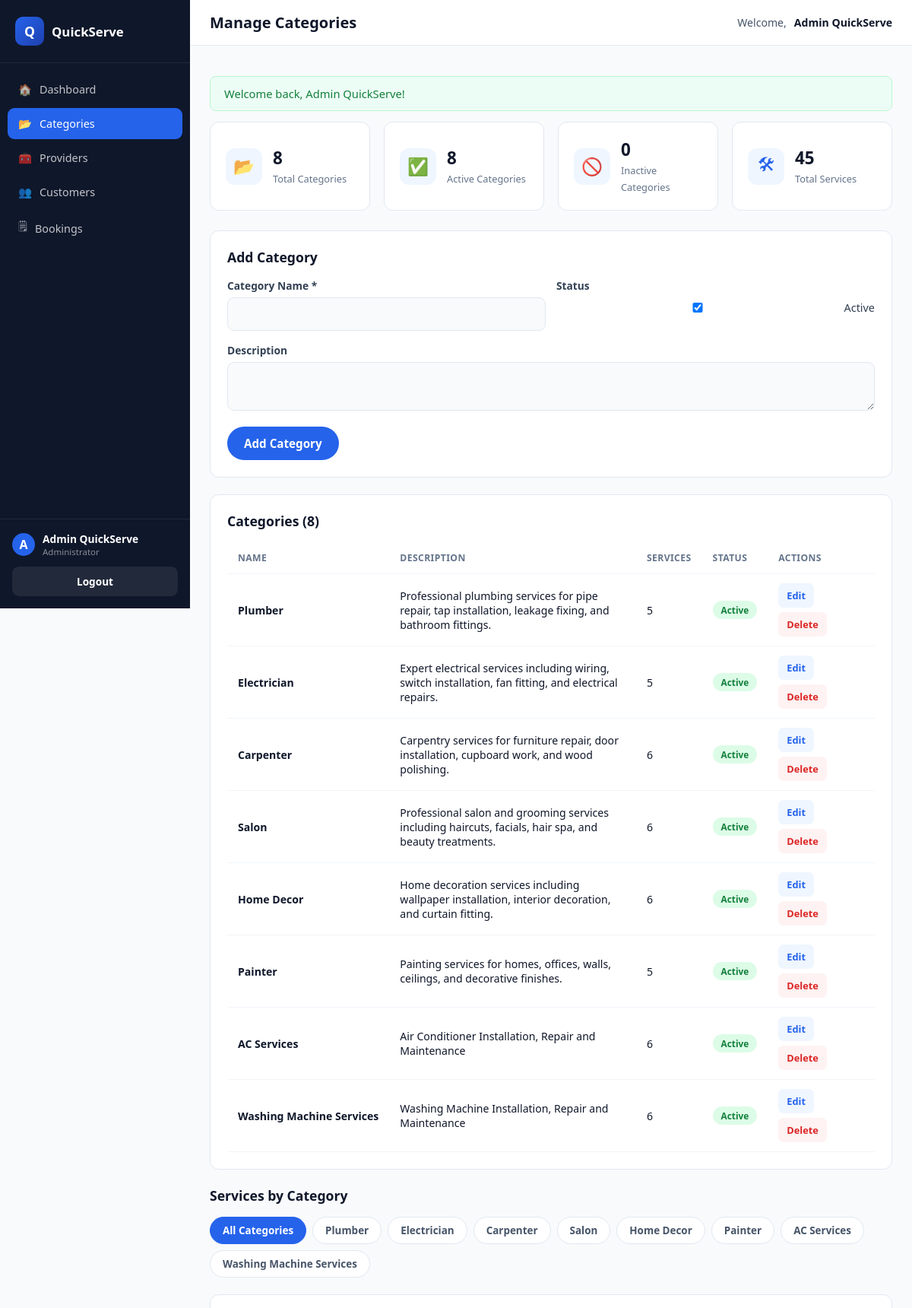
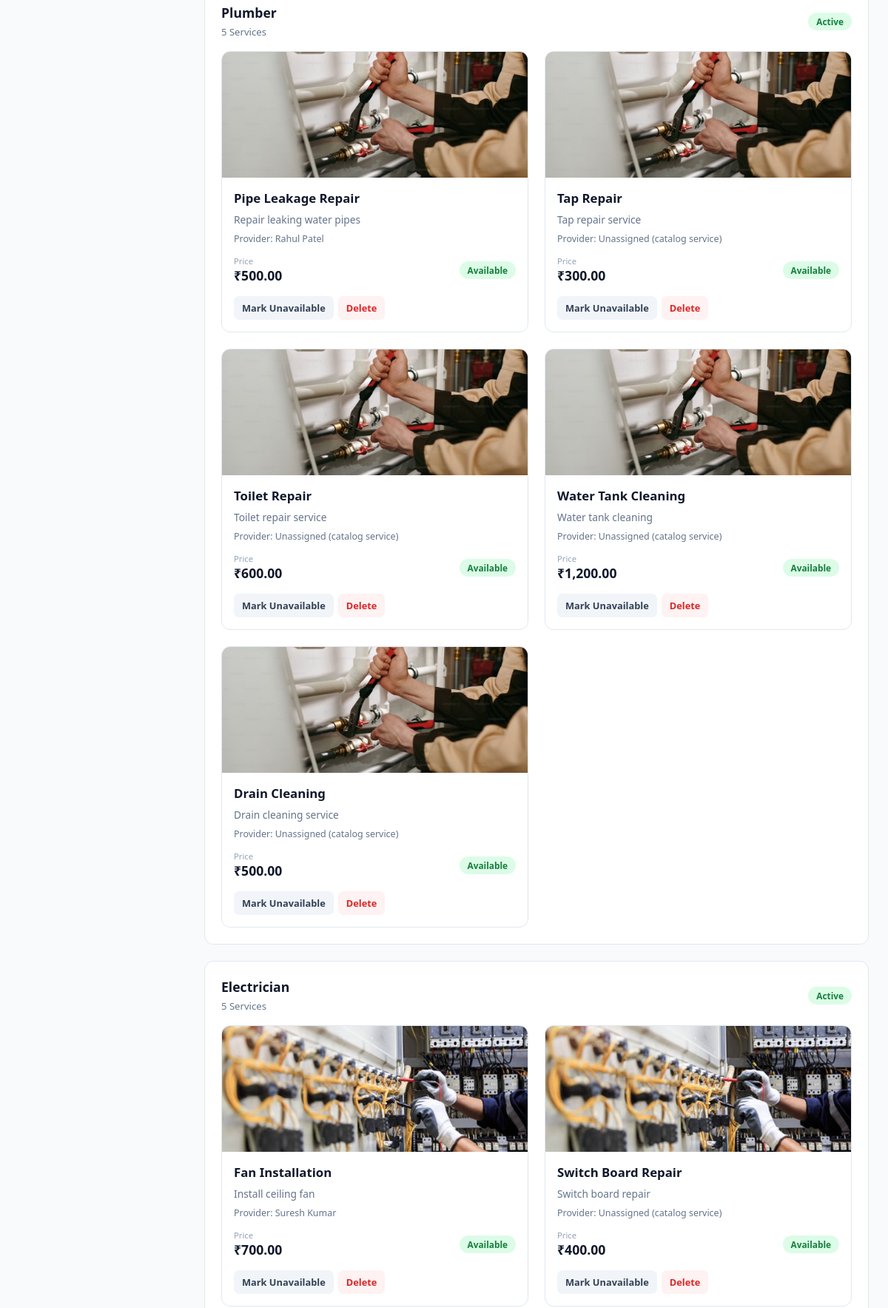
The app's page /admin/categories.php (signed in, upper part) with its own data (2 pictures, top to bottom).
### tables this page shows
CREATE TABLE `categories` (
  `id` int(11) NOT NULL,
  `category_name` varchar(100) NOT NULL,
  `description` text DEFAULT NULL,
  `status` tinyint(1) DEFAULT 1,
  `image` varchar(255) DEFAULT NULL,
  `created_at` datetime DEFAULT NULL,
  `updated_at` datetime DEFAULT NULL
);

CREATE TABLE `services` (
  `id` int(11) NOT NULL,
  `provider_id` int(11) DEFAULT NULL,
  `category_id` int(11) DEFAULT NULL,
  `service_name` varchar(150) NOT NULL,
  `description` text DEFAULT NULL,
  `price` decimal(10,2) DEFAULT NULL,
  `duration` varchar(50) DEFAULT NULL,
  `service_image` varchar(255) DEFAULT NULL,
  `is_available` tinyint(1) DEFAULT 1,
  `created_at` datetime DEFAULT NULL,
  `updated_at` datetime DEFAULT NULL
);

CREATE TABLE `providers` (
  `id` int(11) NOT NULL,
  `full_name` varchar(100) NOT NULL,
  `email` varchar(150) NOT NULL,
  `password` varchar(255) NOT NULL,
  `phone` varchar(15) DEFAULT NULL,
  `category_id` int(11) DEFAULT NULL,
  `experience` int(11) DEFAULT NULL,
  `address` varchar(255) DEFAULT NULL,
  `profile_image` varchar(255) DEFAULT NULL,
  `aadhaar_number` varchar(20) DEFAULT NULL,
  `is_approved` tinyint(1) DEFAULT 0,
  `status` tinyint(1) DEFAULT 1,
  `created_at` datetime DEFAULT NULL,
  `updated_at` datetime DEFAULT NULL
);

### admin/categories.php (the view, shortened to what this page needs)
<?php
require_once __DIR__ . '/../includes/functions.php';
$editCategory = null;
$categories = $pdo->query(
    "SELECT c.*, (SELECT COUNT(*) FROM services s WHERE s.category_id = c.id) AS service_count
     FROM categories c ORDER BY c.id ASC"
)->fetchAll();
$totalCategories = count($categories);
$activeCategories = count(array_filter($categories, fn($c) => (int) $c['status'] === 1));
$inactiveCategories = $totalCategories - $activeCategories;
$totalServices = (int) $pdo->query("SELECT COUNT(*) FROM services")->fetchColumn();
$categoryFilter = trim($_GET['filter'] ?? '');
$allServices = $pdo->query(
    "SELECT s.*, c.category_name, p.full_name AS provider_name
     FROM services s
     LEFT JOIN categories c ON c.id = s.category_id
     LEFT JOIN providers p ON p.id = s.provider_id
     ORDER BY s.category_id ASC, s.id ASC"
)->fetchAll();
$servicesByCategory = [];
foreach ($allServices as $svc) {
    $servicesByCategory[(int) $svc['category_id']][] = $svc;
}
require __DIR__ . '/../includes/dash_shell_top.php';
?>
<div class="stat-grid">
  <div class="stat-card"><div class="stat-icon">📂</div><div><strong><?php echo $totalCategories; ?></strong><span>Total Categories</span></div></div>
  <div class="stat-card"><div class="stat-icon">✅</div><div><strong><?php echo $activeCategories; ?></strong><span>Active Categories</span></div></div>
  <div class="stat-card"><div class="stat-icon">🚫</div><div><strong><?php echo $inactiveCategories; ?></strong><span>Inactive Categories</span></div></div>
  <div class="stat-card"><div class="stat-icon">🛠</div><div><strong><?php echo $totalServices; ?></strong><span>Total Services</span></div></div>
</div>
<div class="card">
  <div class="card-header"><h2><?php echo $editCategory ? 'Edit Category' : 'Add Category'; ?></h2></div>
  <form method="POST" action="">
    <div class="form-row">
      <div class="form-group">
        <label>Category Name *</label>
        <input type="text" name="category_name" value="<?php echo e($editCategory['category_name'] ?? ''); ?>" required>
      </div>
      <div class="form-group">
        <label>Status</label>
        <label style="display:flex;align-items:center;gap:8px;font-weight:500;font-size:0.9rem;margin-top:10px;">
          <input type="checkbox" name="status" <?php echo (!isset($editCategory) || $editCategory['status']) ? 'checked' : ''; ?>> Active
        </label>
      </div>
    </div>
    <div class="form-group">
      <label>Description</label>
      <textarea name="description" rows="2"><?php echo e($editCategory['description'] ?? ''); ?></textarea>
    </div>
    <div style="display:flex;gap:10px;">
      <button type="submit" class="btn btn-primary"><?php echo $editCategory ? 'Update Category' : 'Add Category'; ?></button>
    </div>
  </form>
</div>
<div class="card">
  <div class="card-header"><h2>Categories (<?php echo count($categories); ?>)</h2></div>
  <div class="table-wrap">
    <table class="data-table">
      <thead><tr><th>Name</th><th>Description</th><th>Services</th><th>Status</th><th>Actions</th></tr></thead>
      <tbody>
        <?php foreach ($categories as $cat): ?>
          <tr>
            <td><strong><?php echo e($cat['category_name']); ?></strong></td>
            <td style="white-space:normal;max-width:340px;"><?php echo e($cat['description']); ?></td>
            <td><?php echo (int) $cat['service_count']; ?></td>
            <td><span class="badge badge-<?php echo $cat['status'] ? 'active' : 'inactive'; ?>"><?php echo $cat['status'] ? 'Active' : 'Inactive'; ?></span></td>
            <td>
              <div class="action-btns">
                <a class="icon-btn edit" href="?edit=<?php echo (int) $cat['id']; ?>">Edit</a>
                <form method="POST" style="display:inline;">
                  <button type="submit" class="icon-btn delete" data-confirm="Delete this category? This cannot be undone.">Delete</button>
                </form>
              </div>
            </td>
          </tr>
        <?php endforeach; ?>
      </tbody>
    </table>
  </div>
</div>
<div class="card-header" style="margin-top:6px;"><h2>Services by Category</h2></div>
<div class="filter-bar">
  <a href="?filter=" class="filter-chip <?php echo $categoryFilter === '' ? 'active' : ''; ?>">All Categories</a>
  <?php foreach ($categories as $cat): ?>
    <a href="?filter=<?php echo urlencode($cat['category_name']); ?>" class="filter-chip <?php echo $categoryFilter === $cat['category_name'] ? 'active' : ''; ?>">
      <?php echo e($cat['category_name']); ?>
    </a>
  <?php endforeach; ?>
</div>
<?php foreach ($categories as $cat): ?>
  <?php
    $catServices = $servicesByCategory[(int) $cat['id']] ?? [];
  ?>
  <div class="card">
    <div class="card-header">
      <div>
        <h2 style="margin-bottom:2px;"><?php echo e($cat['category_name']); ?></h2>
        <span style="font-size:0.82rem;color:var(--slate-500);"><?php echo count($catServices); ?> Service<?php echo count($catServices) === 1 ? '' : 's'; ?></span>
      </div>
      <span class="badge badge-<?php echo $cat['status'] ? 'active' : 'inactive'; ?>"><?php echo $cat['status'] ? 'Active' : 'Inactive'; ?></span>
    </div>
    <?php if (!$catServices): ?>
      <div class="empty-state"><div>🛠</div><p>No services have been added to this category yet.</p></div>
    <?php else: ?>
      <div class="services-grid">
        <?php foreach ($catServices as $svc): ?>
          <article class="service-card">
            <div class="service-card-image">
              <img src="<?php echo service_image_url($svc); ?>" alt="<?php echo e($svc['service_name']); ?>">
            </div>
            <div class="service-card-content">
              <h3><?php echo e($svc['service_name']); ?></h3>
              <p class="service-description"><?php echo e($svc['description']); ?></p>
              <p style="margin:0;font-size:0.78rem;color:var(--slate-500);">
                Provider: <?php echo e($svc['provider_name'] ?? 'Unassigned (catalog service)'); ?>
              </p>
              <div class="service-card-bottom">
                <div class="service-price">
                  <small>Price</small>
                  <strong><?php echo money($svc['price']); ?></strong>
                </div>
                <span class="badge badge-<?php echo $svc['is_available'] ? 'active' : 'inactive'; ?>"><?php echo $svc['is_available'] ? 'Available' : 'Unavailable'; ?></span>
              </div>
              <div class="action-btns" style="margin-top:8px;">
                <form method="POST" style="display:inline;">
                  <button type="submit" class="icon-btn"><?php echo $svc['is_available'] ? 'Mark Unavailable' : 'Mark Available'; ?></button>
                </form>
                <form method="POST" style="display:inline;">
                  <button type="submit" class="icon-btn delete" data-confirm="Delete this service? This cannot be undone.">Delete</button>
                </form>
              </div>
            </div>
          </article>
        <?php endforeach; ?>
      </div>
    <?php endif; ?>
  </div>
<?php endforeach; ?>
<?php require __DIR__ . '/../includes/dash_shell_bottom.php'; ?>

### records on screen
categories: category_name "Plumber", description "Professional plumbing services for pipe repair, tap installation, leakage fixing, and bathroom fittings.", service_count "5", status "Active", id "5"
categories: category_name "Electrician", description "Expert electrical services including wiring, switch installation, fan fitting, and electrical repairs.", service_count "5", status "Active", id "5"
categories: category_name "Carpenter", description "Carpentry services for furniture repair, door installation, cupboard work, and wood polishing.", service_count "6", status "Active"
categories: category_name "Salon", description "Professional salon and grooming services including haircuts, facials, hair spa, and beauty treatments.", service_count "6", status "Active"
categories: category_name "Home Decor", description "Home decoration services including wallpaper installation, interior decoration, and curtain fitting.", service_count "6", status "Active"
categories: category_name "Painter", description "Painting services for homes, offices, walls, ceilings, and decorative finishes.", service_count "5", status "Active"
categories: category_name "AC Services", description "Air Conditioner Installation, Repair and Maintenance", service_count "6", status "Active"
categories: category_name "Washing Machine Services", description "Washing Machine Installation, Repair and Maintenance", service_count "6", status "Active"
services: service_name "Pipe Leakage Repair", description "Repair leaking water pipes", provider.full_name "Rahul Patel", price "₹500.00", is_available "Available"
services: service_name "Tap Repair", description "Tap repair service", provider_name "Unassigned (catalog service)", price "₹300.00", is_available "Available"
services: service_name "Toilet Repair", description "Toilet repair service", provider_name "Unassigned (catalog service)", price "₹600.00", is_available "Available"
services: service_name "Water Tank Cleaning", description "Water tank cleaning", provider_name "Unassigned (catalog service)", price "₹1,200.00", is_available "Available"
services: service_name "Drain Cleaning", description "Drain cleaning service", provider_name "Unassigned (catalog service)", price "₹500.00", is_available "Available"
services: service_name "Fan Installation", description "Install ceiling fan", provider.full_name "Suresh Kumar", price "₹700.00", is_available "Available"
services: service_name "Switch Board Repair", description "Switch board repair", provider_name "Unassigned (catalog service)", price "₹400.00", is_available "Available"

### other values on screen
$item['icon'] "🏠"
$item['label'] "Dashboard"
$item['icon'] "📂"
$item['label'] "Categories"
$item['icon'] "🧰"
$item['label'] "Providers"
$item['icon'] "👥"
$item['label'] "Customers"
$item['icon'] "🗒"
$item['label'] "Bookings"
substr($dashUserName, 0, 1) "A"
$dashUserName "Admin QuickServe"
$dashUserSub "Administrator"
$pageTitle "Manage Categories"
$flash['message'] "Welcome back, Admin QuickServe!"
